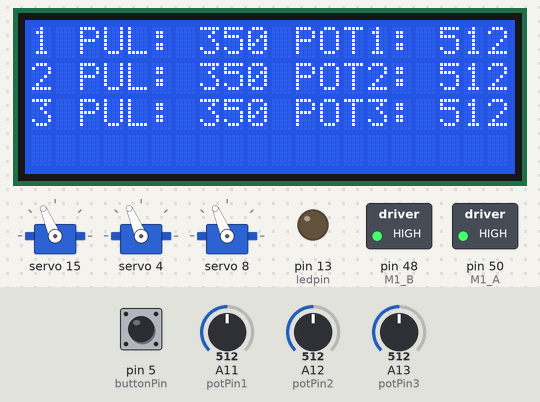
Bench run of a sketch on a simulated Arduino Mega 2560, built with avr-gcc and run on an emulated ATmega2560. On the bench: 20×4 character LCD, 3 × servo, switched loads named in the sketch (green lamp = pin HIGH), output pins drawn as LEDs (lit = HIGH). The test bench sets the inputs (shaded band); at power-on: A13 (potPin3) = 512, A11 (potPin1) = 512, A12 (potPin2) = 512, pin 5 (buttonPin) HIGH. What the sketch prints to the serial monitor is not drawn.

Above: at 1.2 s.
1.3 s: A13 (potPin3) set to 982
At 2.1 s:
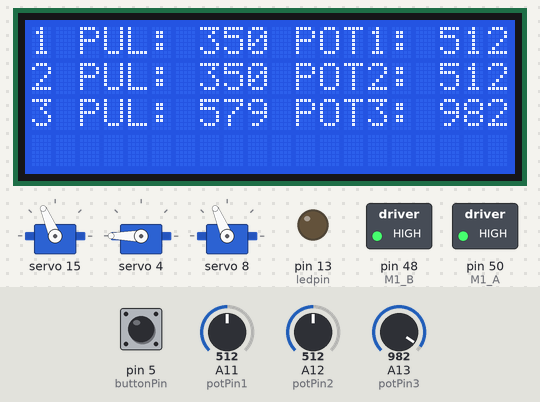
3.0 s: A13 (potPin3) set to 1013
At 3.6 s:
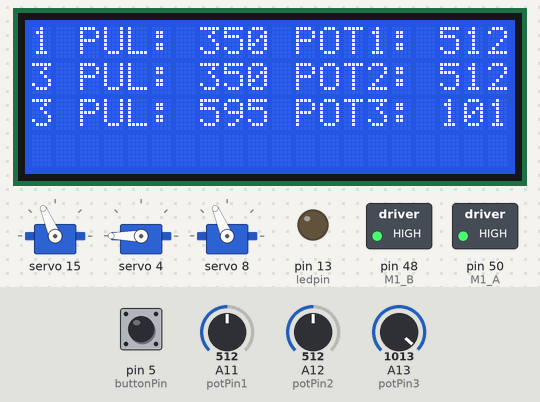
6.0 s: A11 (potPin1) set to 111
At 6.9 s:
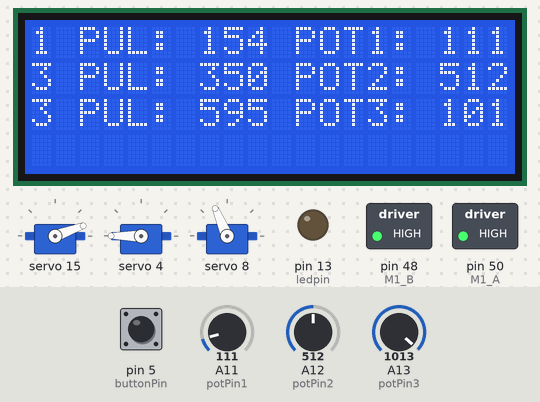
9.0 s: A11 (potPin1) set to 95
At 10.1 s:
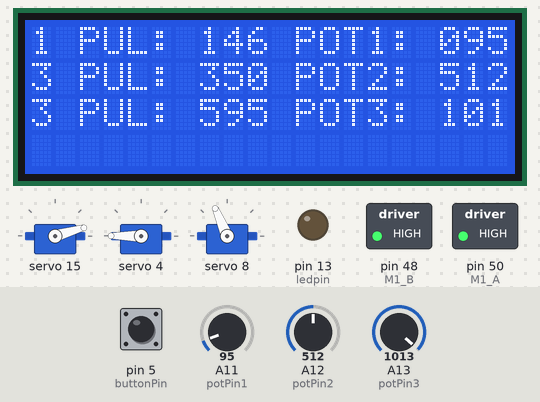
10.6 s: A12 (potPin2) set to 110
At 11.5 s:
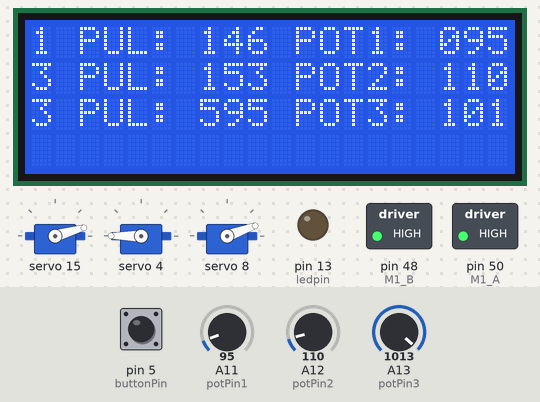
13.6 s: A12 (potPin2) set to 95
At 15.2 s:
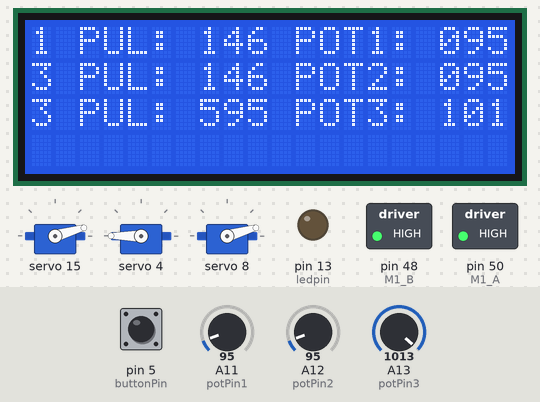
Timing chart, 0 to 16.2 s (numbered marks = the images above; inputs shaded):
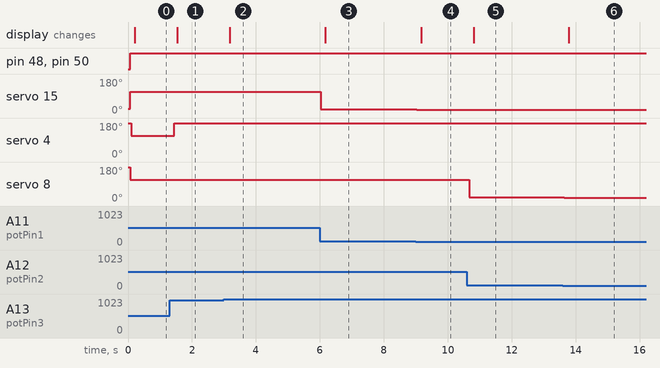

Measured:
- after the input at 1.3 s, servo 4: 113° → 180° after 0.14 s; the display: changes after 0.24 s (image 1)
- after the input at 3.0 s, the display: changes after 0.18 s (image 2)
- after the input at 6.0 s, servo 15: 113° → 20° at once; the display: changes after 0.18 s (image 3)
- after the input at 9.0 s, servo 15: 20° → 16° at once; the display: changes after 0.17 s (image 4)
- after the input at 10.6 s, servo 8: 113° → 20° after 0.07 s; the display: changes after 0.21 s (image 5)
- after the input at 13.6 s, servo 8: 20° → 16° at once; the display: changes after 0.18 s (image 6)

The sketch:

nilai_servo.ino
```cpp
//LCD
#include <Wire.h>
#include <LiquidCrystal_I2C.h>
LiquidCrystal_I2C lcd(0x27, 20, 4);
char buf[32];

//DRIVER SERVO
#include <Adafruit_PWMServoDriver.h>
Adafruit_PWMServoDriver pwm = Adafruit_PWMServoDriver();
#define SERVOMIN  100 // minimum pulse length count (out of 4096)
#define SERVOMAX  600 // maximum pulse length count (out of 4096)
#define SERVO_FREQ 50 // PWM frequency for the servo driver
#define SERVO_CHANNEL 0 // PWM channel on the PCA9685

//HOME SERVO
int home_servo_bawah = 500;
int home_servo_depan = 160;
int home_servo_belakang = 550;

#define servo_bawah 8
#define servo_depan 15
#define servo_belakang 4

//BUTTON
int potPin1 = A11; // analog pin for potentiometer input
int potPin2 = A12; // analog pin for potentiometer input
int potPin3 = A13; // analog pin for potentiometer input
int val_1, val_2, val_3; // variable to store the potentiometer value
const int buttonPin = 5; //PIN PUSHBUTTON
bool state;     // variabel untuk menyimpan status tombol
bool button, buttonOld; //variabel pembacaan tombol
unsigned long prevMillis = 0;

//MOTOR VAKUM
const int   M1_A = 50 ;
const int   M1_B = 48 ;
const int ledpin = 13;

void setup() {
  Serial.begin(9600);
//  lcd.begin();
  lcd.init();
  lcd.backlight();

  //motor
  pinMode(buttonPin, INPUT_PULLUP); // konfigurasi pin tombol sebagai input dengan pull-up resistor
  pinMode(M1_A, OUTPUT);
  pinMode(M1_B, OUTPUT);
  pinMode(13, OUTPUT);

  //SERVO
  pwm.begin();
  pwm.setPWMFreq(SERVO_FREQ);
  pwm.setPWM(servo_depan, 0, home_servo_depan);
  pwm.setPWM(servo_belakang, 0, home_servo_belakang);
  pwm.setPWM(servo_bawah, 0, home_servo_bawah);
}

void loop() {
  //BUTTON
  unsigned long currMillis = millis();
  if (currMillis - prevMillis >= 50) {
    prevMillis = currMillis;
    button = !digitalRead(buttonPin);// membaca status tombol

    if (button && !buttonOld) {
      state = !state;
    }
    buttonOld = button;
  }
  Serial.println(state);          // menampilkan status tombol ke Serial Monitor
  Serial.println(button);
  Serial.println(buttonOld);

  if (state) {
    digitalWrite(M1_A, LOW);
    digitalWrite(M1_B, HIGH);
    digitalWrite(13, HIGH);
  } else {
    digitalWrite(M1_A, HIGH);
    digitalWrite(M1_B, HIGH);
    digitalWrite(13, LOW);
  }

  //POTENSIO 1 SERVO BAWAH
  val_1 = analogRead(potPin1); // read the potentiometer value (0 to 1023) //300/500
  int pulse1 = map(val_1, 0, 1023, 100, 600); // map the potentiometer value to servo pulse range 150, 400
  pwm.setPWM(15, 0, pulse1); // set the servo pulse width
  Serial.print("Potentiometer Value: ");
  Serial.print(val_1);

  Serial.print("  Servo Pulse: ");
  Serial.println(pulse1);

  //delay(5); // small delay to prevent jitter

  //POTENSIO 2 SERVO DEPAN
  val_2 = analogRead(potPin2); // read the potentiometer value (0 to 1023)
  int pulse2 = map(val_2, 0, 1023, 100, 600); // map the potentiometer value to servo pulse range 300, 400
  pwm.setPWM(8, 0, pulse2); // set the servo pulse width
  Serial.print("Potentiometer Value: ");
  Serial.print(val_2);
  Serial.print("  Servo Pulse2: ");
  Serial.println(pulse2);

  //POTENSIO 3 SERVO BELAKANG
  val_3 = analogRead(potPin3); // read the potentiometer value (0 to 1023)
  int pulse3 = map(val_3, 0, 1023, 100, 600); // map the potentiometer value to servo pulse range 300, 400
  pwm.setPWM(4, 0, pulse3); // set the servo pulse width
  Serial.print("Potentiometer Value: ");
  Serial.print(val_3);
  Serial.print("  Servo Pulse3: ");
  Serial.println(pulse3);

  sprintf(buf, "1 PUL: %.3d POT1: %.3d",pulse1, val_1);
  lcd.setCursor(0, 0);
  lcd.print(buf);
  sprintf(buf, "2 PUL: %.3d POT2: %.3d",pulse2, val_2);
  lcd.setCursor(0, 1);
  lcd.print(buf);
  sprintf(buf, "3 PUL: %.3d POT3: %.3d",pulse3, val_3);
  lcd.setCursor(0, 2);
  lcd.print(buf);
  delay(5);
}
```
